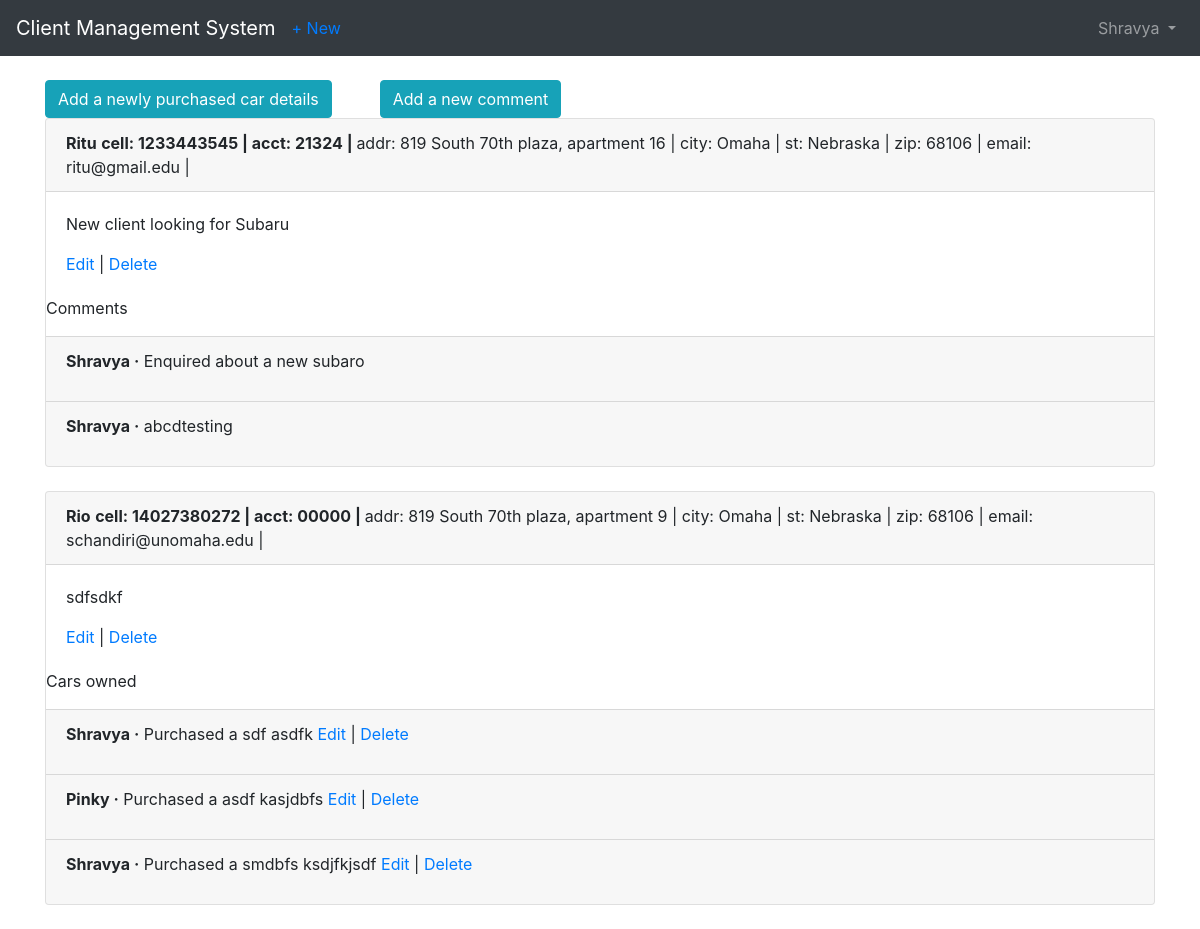
Page /clients/ (signed in) on the committed database.
### users/models.py (models this page shows)
class CustomUser(AbstractUser):
    department = models.CharField(max_length=50, default=' ', null=True, blank=True)
    employee_cell_phone = models.CharField (max_length=50, default=' ', null=True, blank=True)

### clients/models.py (models this page shows, shortened)
class Client(models.Model):
    name = models.CharField(max_length=50,blank=False, null=False, default=' ')
    address = models.CharField(max_length=50, blank=True, null=True,default=' ')
    city = models.CharField(max_length=50, default=' ')
    state = models.CharField(max_length=50, default='NE')
    zipcode = models.CharField(max_length=10, default='00000')
    email = models.EmailField(max_length=100, default=' ')
    cell_phone = models.CharField(max_length=50,default='(402)000-0000')
    acct_number = models.CharField(max_length=50,blank=True, null=True, default='00000')
    notes = models.TextField()
    date = models.DateTimeField(auto_now_add=True)
    author = models.ForeignKey(
        get_user_model(),
        on_delete=models.CASCADE,
    )

class Comment(models.Model):
    client = models.ForeignKey(
        Client,
        on_delete=models.CASCADE,
        related_name='comments',
    )
    comment = models.CharField(max_length=140)
    author = models.ForeignKey(
        get_user_model(),
        on_delete=models.CASCADE,
    )
    def __str__(self):
        return self.comment

class OwnedCar(models.Model):
    client = models.ForeignKey(
        Client,
        on_delete= models.CASCADE,
        related_name = 'owned_cars',
    )
    manufacturer = models.CharField(max_length=140, blank=True)
    car_model = models.CharField(max_length=140, blank=True)
    vin = models.CharField(max_length=17, blank=True)
    date_of_purchase = models.DateField(auto_now_add=False, blank=True)
    date_of_last_service = models.DateField(auto_now_add=False, blank=True)
    author = models.ForeignKey(
        get_user_model(),
        on_delete=models.CASCADE,
        blank=True
    )

### clients/views.py (the view)
# urls.py: path('', ClientListView.as_view(), name='client_list'),
class ClientListView(LoginRequiredMixin, ListView):
    model = Client
    template_name = 'client_list.html'
    def get_queryset(self):
        user_id = self.request.user
        return Client.objects.filter(author=user_id)

### templates/client_list.html (shortened to what this page needs)
{% extends 'base.html' %}
{% block content %}
<div class="d-flex flex-row"><a class="btn btn-info" type="button" href="{% url 'ownedcar_new' %}">Add a newly purchased car details</a><a type="button" class="btn btn-info ml-5" href="{% url 'comment_new' %}">Add a new comment</a></div>
  {% for client in object_list %}
    <div class="card">
      <div class="card-header">
        <span class="font-weight-bold">{{ client.name }}</span>
        <span class="font-weight-bold">cell: {{ client.cell_phone }} | </span>
        <span class="font-weight-bold">acct: {{ client.acct_number }} | </span>
        <span class="font-muted">addr: {{ client.address }} | </span>
        <span class="font-muted-">city: {{ client.city }} | </span>
        <span class="font-muted">st: {{ client.state }} | </span>
        <span class="font-muted">zip: {{ client.zipcode }} | </span>
        <span class="font-muted">email: {{ client.email }} | </span>
      </div>
      <div class="card-body">
        <p>{{ client.notes }}</p> <a href="{% url 'client_edit' client.pk %}">Edit</a> | <a href="{% url 'client_delete' client.pk %}">Delete</a>
      </div>
      {% if client.comments.count > 0 %}
      <p>Comments</p>
      {% endif %}
      {% for comment in client.comments.all %}
      <div class="card-footer">
          <p>
            <span class="font-weight-bold">{{ comment.author }} &middot;</span>
            {{ comment }}
          </p>
      </div>
      {% endfor %}
      {% if client.owned_cars.count > 0 %}
      <p>Cars owned</p>
      {% endif %}
      {% for ownedcar in client.owned_cars.all %}
      <div class="card-footer">
          <p>
            <span class="font-weight-bold">{{ ownedcar.author }} &middot;</span> Purchased a {{ownedcar.manufacturer}} {{ ownedcar.car_model }}
            <span> <a href="{% url 'ownedcar_edit' ownedcar.pk %}">Edit</a> | <a href="{% url 'ownedcar_delete' ownedcar.pk%}">Delete</a></span></br>
          </p>
      </div>
      {% endfor %}
    </div>
    <br />
  {% endfor %}
{% endblock content %}

### templates/base.html (shortened to what this page needs)
<!doctype html>
<html lang="en">
  <head>
    {% load staticfiles %}
    <link rel="stylesheet" href="https://stackpath.bootstrapcdn.com/bootstrap/4.1.3/css/bootstrap.min.css">
    <link rel="stylesheet" href="{% static 'css/styles.css' %}" >
  </head>
  <body>
    <nav class="navbar navbar-expand-md navbar-dark bg-dark mb-4">
      <a class="navbar-brand" href="{% url 'home' %}">Client Management System</a>
      {% if user.is_authenticated %}
        <ul class="navbar-nav mr-auto">
          <li class="nav-item"><a href="{% url 'client_new' %}">+ New</a></li>
        </ul>
      {% endif %}
      <div class="collapse navbar-collapse" id="navbarCollapse">
        {% if user.is_authenticated %}
          <ul class="navbar-nav ml-auto">
            <li class="nav-item">
              <a class="nav-link dropdown-toggle" href="#" id="userMenu"\
              data-toggle="dropdown" aria-haspopup="true" aria-expanded\
              ="false">
                {{ user.username }}
              </a>
            </li>
          </ul>
        {% endif %}
      </div>
    </nav>
    <div class="container">
      {% block content %}
      {% endblock content %}
    </div>
  </body>

### rows in the picture
CustomUser: username "Shravya"
Client: name "Ritu", cell_phone "1233443545", acct_number "21324", address "819 South 70th plaza, apartment 16", city "Omaha", state "Nebraska", zipcode "68106", email "ritu@gmail.edu", notes "New client looking for Subaru", shows "Comments"
Comment: author "Shravya", comment "Enquired about a new subaro"
Comment: author "Shravya", comment "abcdtesting"
Client: name "Rio", cell_phone "14027380272", acct_number "00000", address "819 South 70th plaza, apartment 9", city "Omaha", state "Nebraska", zipcode "68106", email "schandiri@unomaha.edu", notes "sdfsdkf", shows "Cars owned"
OwnedCar: author "Shravya", manufacturer "sdf", car_model "asdfk"
OwnedCar: author "Pinky", manufacturer "asdf", car_model "kasjdbfs"
OwnedCar: author "Shravya", manufacturer "smdbfs", car_model "ksdjfkjsdf"
